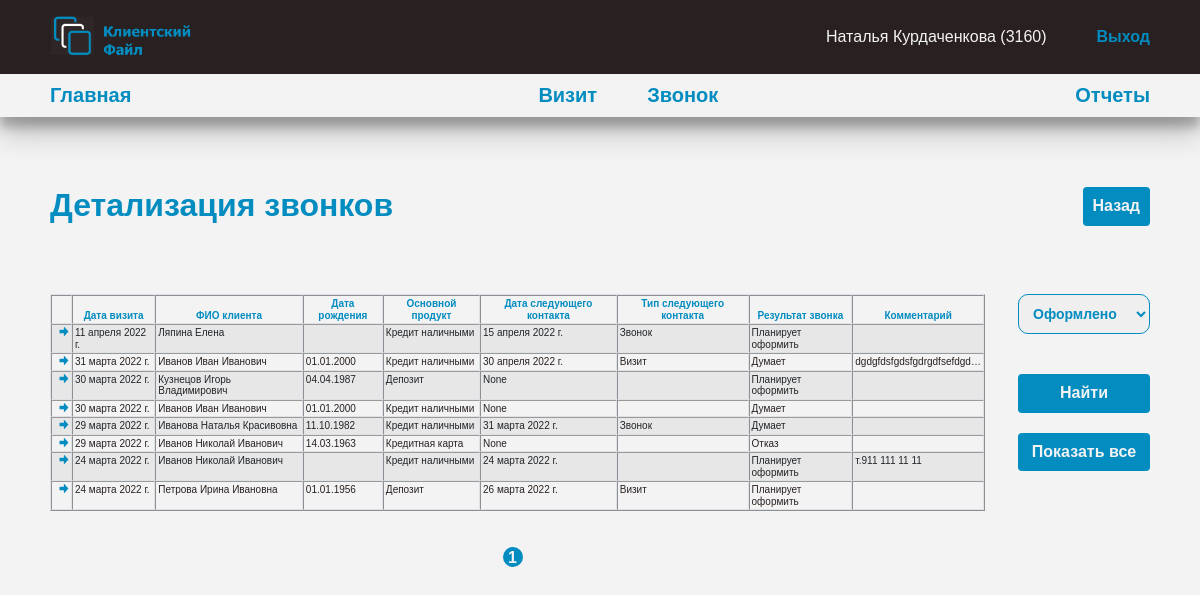
/reports/call_detail_reports/ (signed in), run on the app's committed database.
### employee/models.py (models this page shows, shortened)
class Employee(AbstractUser):
    middle_name = models.CharField(
        max_length=50,
        verbose_name='отчество',
        blank=True
    )
    office = models.ForeignKey(
        'Office',
        verbose_name='офис',
        on_delete=models.CASCADE,
        related_name='office'
    )
    objects = EmployeeManager()
    class Meta:
        db_table = 'employee'
        verbose_name = 'сотрудник'
        verbose_name_plural = 'сотрудники'
    def __str__(self) -> str:
        return f'{self.first_name} {self.last_name} ({self.office.code_office})'

class Office(models.Model):
    name = models.CharField(
        max_length=150,
        verbose_name='название'
    )
    code_office = models.IntegerField(
        verbose_name='код подразделения'
    )
    objects = models.Manager()
    class Meta:
        db_table = 'offices'
        verbose_name = 'офис'
        verbose_name_plural = 'офисы'

### client_visit/models.py (models this page shows, shortened)
class ClientCall(models.Model):
    employee = models.ForeignKey(
        Employee,
        models.CASCADE,
        related_name='client_call',
        verbose_name='сотрудник'
    )
    date_call = models.DateField(
        auto_now_add=True,
        verbose_name='дата создания'
    )
    first_name_client = models.CharField(
        max_length=150,
        verbose_name='имя клиента'
    )
    middle_name_client = models.CharField(
        max_length=150,
        verbose_name='отчество клиента',
        blank=True
    )
    last_name_client = models.CharField(
        max_length=150,
        verbose_name='фамилия клиента',
        blank=True
    )
    date_of_birth = models.CharField(
        max_length=10,
        verbose_name='дата рождения клиента',
        blank=True
    )
    main_product = models.CharField(
        max_length=50,
        verbose_name='продукт',
        choices=PRODUCT_CHOICES
    )
    result = models.CharField(
        max_length=50,
        verbose_name='результат звонка',
        choices=RESULT_CHOICES
    )
    sum = models.IntegerField(
        verbose_name='сумма',
        default=0
    )
    comment = models.TextField(
        verbose_name='комментарии',
        blank=True
    )
    date_next_contact = models.DateField(
        verbose_name='дата следующего контакта',
        blank=True,
        null=True
    )
    type_next_contact = models.CharField(
        max_length=50,
        verbose_name='тип следующего контакта',
        choices=TYPE_NEXT_CONTACT_CHOICES,
        blank=True
    )
    objects = models.Manager()
    class Meta:
        db_table = 'client_call'
        verbose_name = 'звонок клиенту'
        verbose_name_plural = 'звонки клиентам'
        ordering = ['-date_call']

### reports/views.py (the view, shortened to what this page needs)
# urls.py: path('reports/call_detail_reports/', CallDetailReportsView.as_view(), name='call_detail_reports'),
class CallDetailReportsView(LoginRequiredMixin, ListView):
    paginate_by = 30
    model = ClientCall
    template_name = 'reports/call_detail_reports.html'
    context_object_name = 'calls'
    def get_context_data(self, **kwargs):
        context = super().get_context_data()
        context['title'] = 'Детализация звонков'
        context['filter'] = FilterInReports()
        return context
    def get_queryset(self):
        result = None
        if self.request.user.groups.filter(name='Фронт').exists():
            result = ClientCall.objects.filter(
                employee=self.request.user
            )
        elif self.request.user.groups.filter(name='Управляющий').exists():
            result = ClientCall.objects.all().order_by(
                '-date_call',
                'employee__office',
                'employee'
            )
        return result

### reports/forms.py
class FilterInReports(forms.Form):
    result = forms.ChoiceField(choices=RESULT_CHOICES)

### reports/templates/reports/call_detail_reports.html (shortened to what this page needs)
{% extends 'client_visit/base.html' %}
{% load static %}
{% load reports_tags %}
{% block content %}
<div class="container visit-detail-reports__container">
  <h1 class="title">Детализация звонков</h1>
  <button class="btn btn__next_upper"><a href="{% url 'reports' %}">Назад</a></button>
  <div class="flex visit-detail-report__content">
    <div class="visit-detail-report__left">
      <div class="table__wrapper">
        <table  border="1" cellspacing="0" cellpadding="3" class="table table-striped call-detail-reports__table">
          <thead>
            <tr>
              <th></th>
              <th>Дата визита</th>
              <th>ФИО клиента</th>
              <th>Дата рождения</th>
              <th>Основной продукт</th>
              <th>Дата следующего контакта</th>
              <th>Тип следующего контакта</th>
              <th>Результат звонка</th>
              <th>Комментарий</th>
            </tr>
          </thead>
          <tbody>
            {% for call in calls %}
            <tr>
              <td><a href="{% url 'call_detail' call.pk %}"><img class="table__img" src="{% static 'client_visit/images/arrow.png' %}" alt=""></a></td>
              <td>{{ call.date_call }}</td>
              <td>{{ call.last_name_client }} {{ call.first_name_client }} {{ call.middle_name_client }}</td>
              <td>{{ call.date_of_birth }}</td>
              <td>{{ call.main_product }}</td>
              <td>{{ call.date_next_contact }}</td>
              <td>{{ call.type_next_contact }}</td>
              <td>{{ call.result }}</td>
              <td>{{ call.comment|truncatechars:25 }}</td>
            </tr>
            {% endfor %}
          </tbody>
        </table>
      </div>
      <nav class="paginator__nav">
        <ul class="list-reset flex paginator__list">
          {% for page in page_obj.paginator.page_range %}
          {% if page_obj.number == page %}
          <li class="paginatir__item paginatir__item-selected">{{ page }}</li>
          {% else %}
          <li class="paginatir__item">
            <a href="?page={{ page }}">{{ page }}</a>
          </li>
          {% endif %}
          {% endfor %}
        </ul>
      </nav>
    </div>
    <div class="visit-detail-report__right">
      <form action="{% url 'filter_calls' %}" method="get">
        {{ filter.as_p }}
        <button class="btn visit-detail-report__right-btn" type="submit">Найти</button>
      </form>
      <button class="btn visit-detail-report__right-btn"><a href="{% url 'call_detail_reports' %}">Показать все</a></button>
    </div>
  </div>
</div>
{% endblock %}

### client_visit/templates/client_visit/base.html (shortened to what this page needs)
{% load static %}
<!DOCTYPE html>
<html lang="ru">
<head>
  <link rel="stylesheet" href="{% static 'client_visit/css/normalize.css' %}">
  <link rel="stylesheet" href="{% static 'client_visit/css/style.css' %}">
</head>
<body>
  <header class="header">
    <div class="header__upper">
      <div class="container header__upper_container flex">
        <a href="" class="header__upper_logo">
          <img src="{% static 'client_visit/images/logo.png' %}" alt="" class="header__upper_img">
        </a>
        <div class="header__upper_wrapper flex">
          {% if request.user.is_authenticated %}
          <p><a class="header__profile" href="{% url 'profile' user.pk %}">{{ user }}</a></p>
          <a href="{% url 'logout' %}" class="header__upper_link">Выход</a>
          {% else %}
          <a href="{% url 'login' %}" class="header__upper_link">Войти</a>
          {% endif %}
        </div>
      </div>
    </div>
    <div class="header__lower">
      <div class="container header__lower_container">
        {% if request.user.is_authenticated %}
        <nav class="header__lower_nav nav-lower">
          <ul class="nav-lower__list list-reset flex">
            <li class="nav-lower__item"><a href="{% url 'index' %}">Главная</a></li>
            <div class="nav-lower__item_wrapper flex">
              <li class="nav-lower__item"><a href="{% url 'visit' %}">Визит</a></li>
              <li class="nav-lower__item"><a href="{% url 'call' %}">Звонок</a></li>
            </div>
            <li class="nav-lower__item"><a href="{% url 'reports' %}">Отчеты</a></li>
          </ul>
        </nav>
        {% endif %}
      </div>
    </div>
  </header>
  <main>
    {% block content %}
    {% endblock %}
  </main>
</body>
</html>

### client_visit/static/client_visit/css/style.css (style rules this page uses)
html { box-sizing: border-box; }
a { color: inherit; text-decoration: none; transition-property: background-color, color; transition-duration: .3s; transition-timing-function: ease; }
p { margin: 0; }
button { border-style: solid; border: transparent; }
img { max-width: 100%; }
body { font-family: 'OpenSans', sans-serif; font-weight: 400; font-size: 16px; color: var(--text-color-dark); background-color: #f3f3f3; background-attachment: fixed; background-size: cover; }
:root { --main-color: #028cc0; --whigt: #fff; --shadow: 0 14px 28px rgba(0,0,0,0.25), 0 10px 10px rgba(0,0,0,0.22); --main-color-hover: #045775; --text-color-dark: #292121; --text-color-light: #f3f3f3; }
.container { position: relative; max-width: 1700px; margin: 0 auto; padding-left: 50px; padding-right: 50px; }
.list-reset { margin: 0; padding: 0; list-style: none; }
.title { margin-top: 70px; margin-bottom: 70px; font-weight: 700; color: var(--main-color); }
.flex { display: flex; }
.btn { padding: 10px; font-weight: 700; color: var(--text-color-light); background-color: var(--main-color); border-radius: 4px; cursor: pointer; transition: background-color .15s ease-in-out, box-shadow .15s ease-in-out; }
.btn__next_upper { position: absolute; right: 50px; top: 0; border: transparent; }
.table__wrapper { overflow: auto; }
.table { --bs-table-bg: transparent; --bs-table-accent-bg: transparent; --bs-table-striped-color: #212529; --bs-table-striped-bg: rgba(0, 0, 0, 0.05); --bs-table-active-color: #212529; --bs-table-active-bg: rgba(0, 0, 0, 0.1); --bs-table-hover-color: #212529; --bs-table-hover-bg: rgba(0, 0, 0, 0.075); width: 100%; margin-bottom: 1rem; color: var(--text-color-dark); vertical-align: top; border-color: #dee2e6; }
.table>thead { vertical-align: bottom; font-size: 16px; color: var(--main-color); }
.table>:not(caption)>*>* { padding: 0.5rem 0.5rem; background-color: var(--bs-table-bg); border-bottom-width: 1px; box-shadow: inset 0 0 0 9999px var(--bs-table-accent-bg); }
.table>:not(:first-child) { border-top: 2px solid currentColor; }
.table>tbody { vertical-align: inherit; }
.table-striped>tbody>tr:nth-of-type(odd)>* { --bs-table-accent-bg: var(--bs-table-striped-bg); color: var(--bs-table-striped-color); }
.table__img { height: 9px; margin-left: 5px; }
.paginator__nav { margin-top: 20px; font-weight: 600; color: var(--main-color); }
.paginator__list { justify-content: center; }
.paginatir__item { margin-right: 10px; padding-top: 2px; width: 20px; height: 20px; text-align: center; border-radius: 100%; }
.paginatir__item-selected { color: var(--text-color-light); background-color: var(--main-color); }
.header { box-shadow: var(--shadow); }
.header__upper_container, .header__lower_container { padding-top: 10px; padding-bottom: 10px; }
.header__upper { background-color: #292121; }
.header__upper_container { justify-content: space-between; }
.header__upper_img { height: 50px; object-fit: cover; }
.header__upper_wrapper { margin: auto 0; color: var(--text-color-light); }
.header__upper_link { margin-left: 50px; font-weight: 700; color: var(--main-color); }
.nav-lower__list { justify-content: space-between; }
.nav-lower__item { font-weight: 700; font-size: 20px; color: var(--main-color); }
.nav-lower__item:not(:last-child) { margin-right: 50px; }
.visit-detail-report__content { justify-content: space-between; }
.visit-detail-report__left { width: 85%; }
.visit-detail-report__right { width: 12%; }
.visit-detail-report__right select { width: 100%; margin-bottom: 40px; padding: 10px; font-size: 14px; font-weight: 600; color: var(--main-color); border: 1px solid var(--main-color); border-radius: 10px; }
.visit-detail-report__right-btn { width: 100%; margin-bottom: 20px; }
.call-detail-reports__table>:not(caption)>*>* { padding: 2px; }
.call-detail-reports__table>thead, .call-detail-reports__table>tbody { font-size: 10px; }

### data on the page
Employee: first_name+last_name+office "Наталья Курдаченкова (3160)"
ClientCall: date_call "11 апреля 2022 г.", last_name_client "Ляпина", first_name_client "Елена", main_product "Кредит наличными", date_next_contact "15 апреля 2022 г.", type_next_contact "Звонок", result "Планирует оформить"
ClientCall: date_call "31 марта 2022 г.", last_name_client "Иванов", first_name_client "Иван", middle_name_client "Иванович", date_of_birth "01.01.2000", main_product "Кредит наличными", date_next_contact "30 апреля 2022 г.", type_next_contact "Визит", result "Думает", comment "dgdgfdsfgdsfgdrgdfsefdgd…"
ClientCall: date_call "30 марта 2022 г.", last_name_client "Кузнецов", first_name_client "Игорь", middle_name_client "Владимирович", date_of_birth "04.04.1987", main_product "Депозит", date_next_contact "None", result "Планирует оформить"
ClientCall: date_call "30 марта 2022 г.", last_name_client "Иванов", first_name_client "Иван", middle_name_client "Иванович", date_of_birth "01.01.2000", main_product "Кредит наличными", date_next_contact "None", result "Думает"
ClientCall: date_call "29 марта 2022 г.", last_name_client "Иванова", first_name_client "Наталья", middle_name_client "Красивовна", date_of_birth "11.10.1982", main_product "Кредит наличными", date_next_contact "31 марта 2022 г.", type_next_contact "Звонок", result "Думает"
ClientCall: date_call "29 марта 2022 г.", last_name_client "Иванов", first_name_client "Николай", middle_name_client "Иванович", date_of_birth "14.03.1963", main_product "Кредитная карта", date_next_contact "None", result "Отказ"
ClientCall: date_call "24 марта 2022 г.", last_name_client "Иванов", first_name_client "Николай", middle_name_client "Иванович", main_product "Кредит наличными", date_next_contact "24 марта 2022 г.", result "Планирует оформить", comment "т.911 111 11 11"
ClientCall: date_call "24 марта 2022 г.", last_name_client "Петрова", first_name_client "Ирина", middle_name_client "Ивановна", date_of_birth "01.01.1956", main_product "Депозит", date_next_contact "26 марта 2022 г.", type_next_contact "Визит", result "Планирует оформить"

### other printed values
{{ page }} "1"
